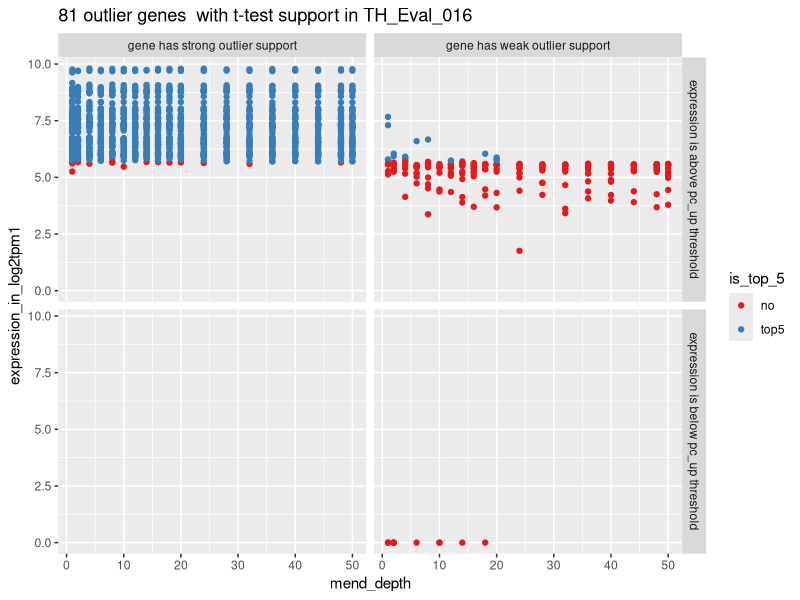

Write the R code that produced this figure.
## ---- chunk 1

f_final_draft <- TRUE
notation_text_alpha <- ifelse (f_final_draft, 0, 1 ) 

## ---- chunk 2

#knitr::opts_knit$set(root.dir = "~/Documents/Dropbox/ucsc/projects/gitCode/calculations for umend_qc_publication/")

library(readr)
library(tidyr)
library(dplyr)
library(ggplot2)
library(RColorBrewer)
library(knitr)
library(forcats)

## ---- chunk 3

outlier_support_summary <- read_tsv("outlier_suport_summary_outlier_defines_disease_by_ttest_rs_3.tsv")

# dput(subset(outlier_support_summary, parent_sample == "TH_Eval_016" & n_outlier_support < 4)$gene)

this_parent_sample =  "TH_Eval_016"

dput(subset(outlier_support_summary, parent_sample ==this_parent_sample)$gene)


outlier_results_raw <- read_tsv("../data/some_outlier_results.txt")

## ---- chunk 4

TH_Eval_016_outlier_support_summary <- outlier_support_summary %>%
  filter(parent_sample == "TH_Eval_016") %>%
  select(-parent_sample)

outlier_results <- outlier_results_raw %>% 
  left_join(TH_Eval_016_outlier_support_summary, by = "gene") %>%
  mutate(
    mend_depth =as.numeric(gsub("^.*est([0-9]*)M_.*$", "\\1",  sample_id)),
    pc_outlier = ifelse(is.na(pc_outlier), "no", pc_outlier),
    is_top_5 = ifelse(is.na(is_top_5), "no", is_top_5),
    above_pc_up_threshold = c("expression is below pc_up threshold", "expression is above pc_up threshold")[1+(expression_in_log2tpm1>pc_high)],
    outlier_support_level =  c("gene has weak outlier support", "gene has strong outlier support")[1+(n_outlier_support>3)]
    )

# table(outlier_results$mend_depth)


## ---- chunk 5

plot_title = paste(length(unique(outlier_results$gene)), "outlier genes  with t-test support in", this_parent_sample)

ggplot(outlier_results) + 
  geom_point(aes(x=mend_depth, y=expression_in_log2tpm1, color=is_top_5)) +
  scale_color_brewer(palette = "Set1") + 
  facet_grid(above_pc_up_threshold~outlier_support_level) +
  ggtitle(plot_title)

